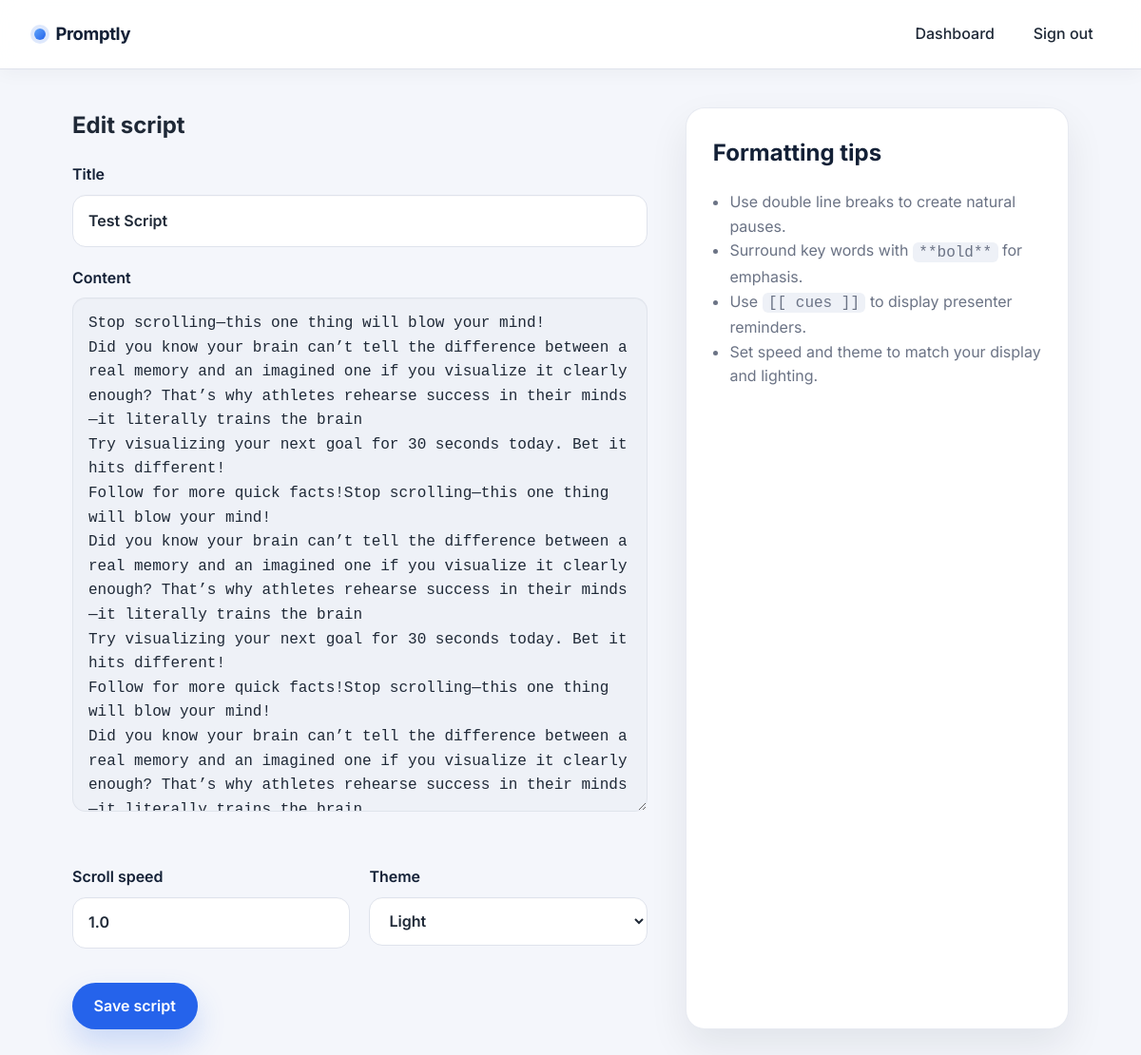
The app's page /scripts/1/edit (signed in), older data.
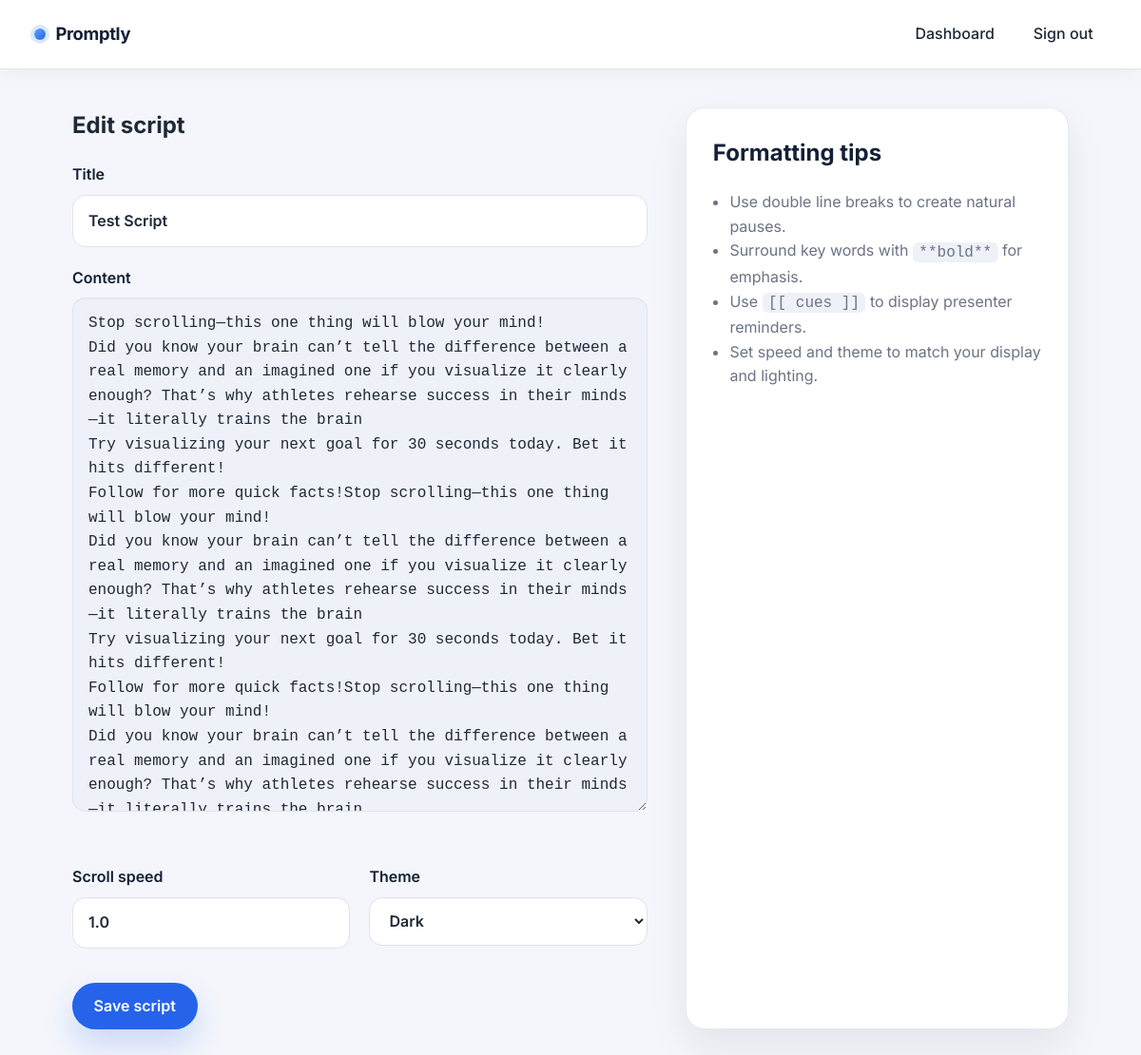
The same page, newer data.
### app/models.py (models this page shows, shortened)
class Script(db.Model):
    __tablename__ = "scripts"
    id: Mapped[int] = mapped_column(primary_key=True)
    title: Mapped[str] = mapped_column(db.String(255), nullable=False)
    content: Mapped[str] = mapped_column(db.Text, nullable=False)
    owner_id: Mapped[int] = mapped_column(db.ForeignKey("users.id"), nullable=False, index=True)
    source: Mapped[str | None] = mapped_column(db.String(50))
    source_identifier: Mapped[str | None] = mapped_column(db.String(255))
    scroll_speed: Mapped[float] = mapped_column(db.Float, default=1.0, nullable=False)
    theme: Mapped[str] = mapped_column(db.String(50), default="light", nullable=False)
    is_shared: Mapped[bool] = mapped_column(default=False)
    created_at: Mapped[datetime] = mapped_column(default=datetime.utcnow, nullable=False)
    updated_at: Mapped[datetime] = mapped_column(
        default=datetime.utcnow, onupdate=datetime.utcnow, nullable=False
    )
    owner: Mapped[User] = relationship("User", back_populates="scripts")
    control_session: Mapped[RemoteControlSession | None] = relationship(
        "RemoteControlSession", back_populates="script", uselist=False
    )

### app/dashboard/routes.py (the view)
@dashboard_bp.route("/scripts/<int:script_id>/edit", methods=["GET", "POST"])
@login_required
def edit_script(script_id: int):
    script = _load_script(script_id)
    form = ScriptForm(obj=script)
    if form.validate_on_submit():
        _update_script_settings(script, form)
        db.session.commit()
        flash("Script updated.", "success")
        return redirect(url_for("dashboard.index"))
    return render_template("dashboard/editor.html", form=form, script=script)

### app/forms.py
class ScriptForm(FlaskForm):
    title = StringField("Title", validators=[DataRequired(), Length(max=255)])
    content = TextAreaField("Content", validators=[DataRequired()])
    scroll_speed = DecimalField(
        "Scroll speed",
        validators=[NumberRange(min=0.2, max=4.0)],
        default=1.0,
        places=1,
    )
    theme = SelectField(
        "Theme",
        choices=[("light", "Light"), ("dark", "Dark"), ("contrast", "High contrast")],
        default="light",
    )
    submit = SubmitField("Save script")

### app/__init__.py (called while the page is built)
def register_extensions(app: Flask) -> None:
    db.init_app(app)
    migrate.init_app(app, db)
    csrf.init_app(app)
    login_manager.init_app(app)
    socketio.init_app(app, cors_allowed_origins=app.config.get("CORS_ALLOWED_ORIGINS"))
    login_manager.login_view = "auth.login"
    login_manager.session_protection = "strong"
    @app.context_processor
    def inject_csrf_token() -> dict[str, object]:
        return {"csrf_token": generate_csrf}

### app/dashboard/routes.py (called while the page is built)
def _load_script(script_id: int) -> Script:
    script = Script.query.filter_by(id=script_id, owner_id=current_user.id).first()
    if not script:
        abort(404)
    return script

### app/templates/dashboard/editor.html (shortened to what this page needs)
{% extends "base.html" %}
{% block content %}
<section class="layout-two">
    <div class="layout-main">
        <h1>{{ 'Edit script' if script else 'Create script' }}</h1>
        <form method="post" novalidate>
            <label>{{ form.title.label }} {{ form.title(size=48, autofocus=True) }}</label>
            <label>{{ form.content.label }}</label>
            {{ form.content(rows=20, class_="script-editor") }}
            <div class="layout-split">
                <div>
                    <label>{{ form.scroll_speed.label }} {{ form.scroll_speed(step="0.1") }}</label>
                </div>
                <div>
                    <label>{{ form.theme.label }} {{ form.theme() }}</label>
                </div>
            </div>
            {{ form.submit(class_="btn primary") }}
        </form>
    </div>
    <aside class="layout-side">
        <h2>Formatting tips</h2>
        <ul class="muted">
            <li>Use double line breaks to create natural pauses.</li>
            <li>Surround key words with <code>**bold**</code> for emphasis.</li>
            <li>Use <code>[[ cues ]]</code> to display presenter reminders.</li>
            <li>Set speed and theme to match your display and lighting.</li>
        </ul>
    </aside>
</section>
{% endblock %}

Row changes from the older to the newer data that the page shows:
changed Script "Test Script": theme "Light" → "Dark"
